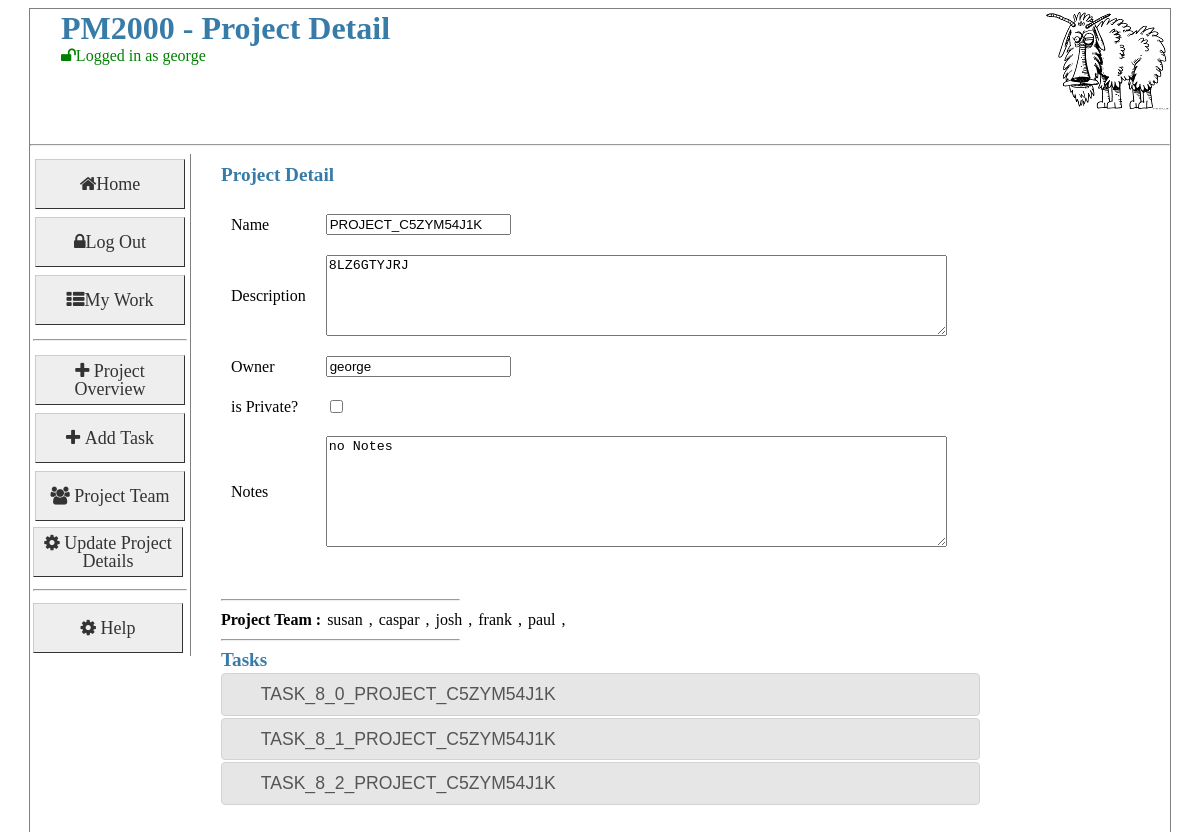
The app's page /showProjectDetail/id/9 (signed in), older data.
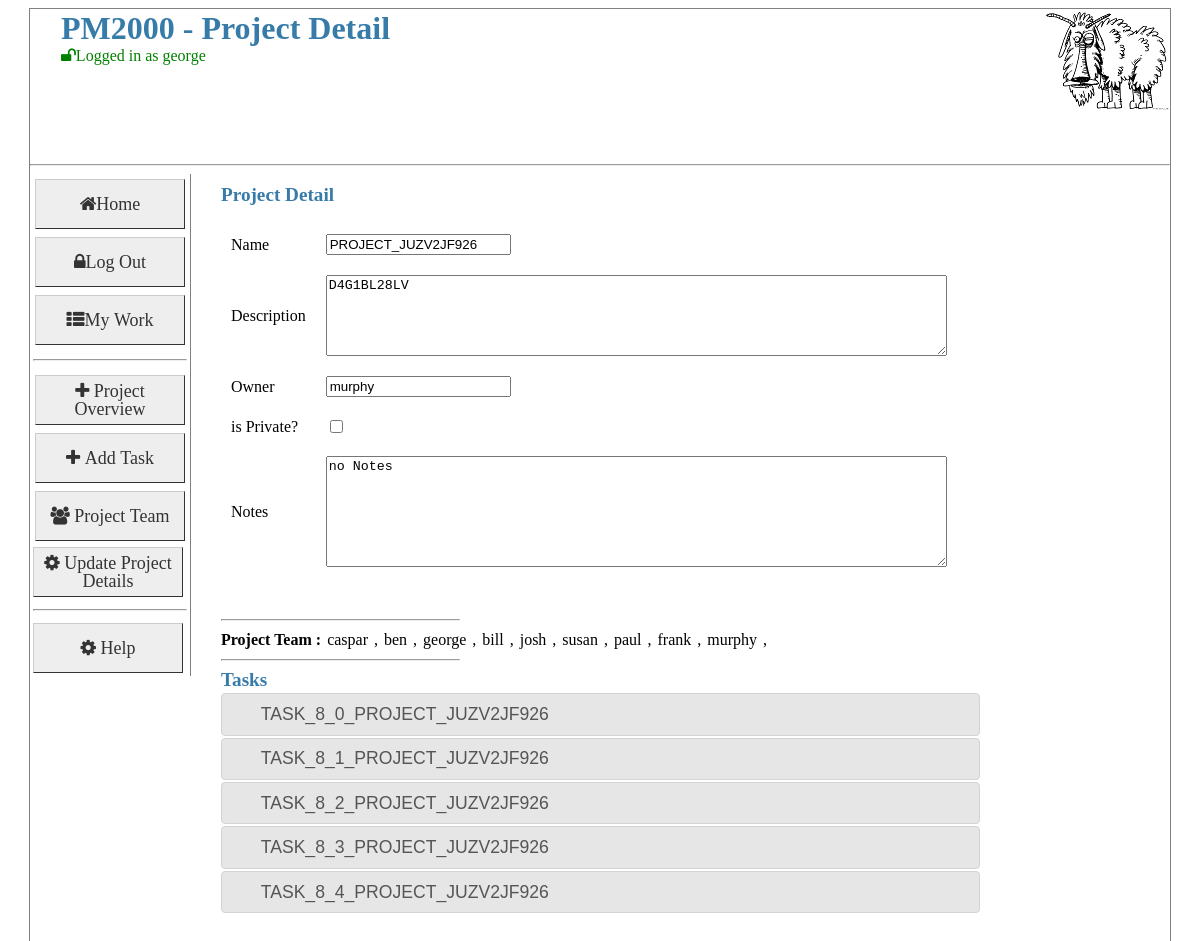
The same page, newer data.
### pm2000/dal/models.py (models this page shows, shortened)
class Projects(Base):
    __tablename__ = "projects"
    id: Mapped[int] = mapped_column(primary_key=True)
    name: Mapped[str] = mapped_column(String(250), nullable=False)
    desc: Mapped[str] = mapped_column(String(1024), nullable=True)
    notes: Mapped[str] = mapped_column(String(1024), nullable=True)
    dateOpened: Mapped[DateTime] = mapped_column(DateTime, nullable=False)
    dateClosed: Mapped[DateTime] = mapped_column(DateTime, nullable=True)
    is_private: Mapped[bool] = mapped_column(Boolean, default=False)
    is_hidden: Mapped[bool] = mapped_column(Boolean, default=False)
    project_owner_id: Mapped[int] = mapped_column(ForeignKey("actors.id"))
    project_owner: Mapped[Actors] = relationship()
    project_tasks_list: Mapped[List[Tasks]] = relationship()
    actors: Mapped[List[Actors]] = relationship(secondary="project_actors_link")
    def GetChildTasks(self):
        Logger.info("Project.GetChildTasks")
        _tasks = None
        try:
            _tasks = (
                db_session.query(Tasks)
                .filter(Tasks.project_id == self.id)
                .filter(Tasks.parent_id == None)
                .all()
            )
        except:
            Logger.exception("Project.GetChildTasks")
        return _tasks

class Actors(UserMixin, Base):
    __tablename__ = "actors"
    id: Mapped[int] = mapped_column(primary_key=True, autoincrement=True)
    name: Mapped[str] = mapped_column(String(250), nullable=False)
    user_name: Mapped[str] = mapped_column(String(250), nullable=False)
    email: Mapped[str] = mapped_column(String(250), nullable=True)
    password: Mapped[str] = mapped_column(String(250), nullable=False)
    role: Mapped[int] = mapped_column(Integer, nullable=False)
    is_verified: Mapped[bool] = mapped_column(Boolean, default=False)
    is_frozen: Mapped[bool] = mapped_column(Boolean, default=False)
    is_hidden: Mapped[bool] = mapped_column(Boolean, default=False)
    parent: Mapped[Projects] = relationship(back_populates="project_owner")
    projects: Mapped[List[Projects]] = relationship(
        "Projects", secondary="project_actors_link",viewonly=True
    )
    tasks:Mapped[List[Tasks]] = relationship("Tasks", secondary="task_actors_link",viewonly=True)
    @staticmethod
    def getActorBy_ID(_id):
        Logger.info("Actors.getActorBy_ID [%s]" % _id)
        actor = ""
        try:
            actor = Actors.query.filter(Actors.id == _id).one()
        except MultipleResultsFound as e:
            Logger.exception("Actors.getActorBy_ID Multiple Results Found")
        except NoResultFound as e:
            Logger.exception("Actors.getActorBy_ID no result")
        return actor

class Tasks(Base):
    __tablename__ = "tasks"
    id: Mapped[int] = mapped_column(primary_key=True)
    name: Mapped[str] = mapped_column(String(250), nullable=False)
    desc: Mapped[str] = mapped_column(String(2048), nullable=True)
    dateOpened: Mapped[DateTime] = mapped_column(DateTime, nullable=False)
    dateDue: Mapped[DateTime] = mapped_column(DateTime, nullable=True)
    dateClosed: Mapped[DateTime] = mapped_column(DateTime, nullable=True)
    priority: Mapped[Integer] = mapped_column(Integer, nullable=True)
    risk: Mapped[Integer] = mapped_column(Integer, nullable=True)
    md: Mapped[Integer] = mapped_column(Integer, nullable=True)
    is_hidden: Mapped[Boolean] = mapped_column(Boolean, default=False)
    strikeOut: Mapped[Boolean] = mapped_column(Boolean)
    closed_id:Mapped[int] = mapped_column(ForeignKey("closedAs.id"), nullable=True)
    project_id :Mapped[int]= mapped_column( ForeignKey("projects.id"), nullable=False)
    parent_id :Mapped[int]= mapped_column( ForeignKey("tasks.id"), nullable=True)
    owner_id :Mapped[int]= mapped_column( ForeignKey("actors.id"))
    child_comment = relationship("Comments")
    sub_task: Mapped[List[Tasks]] = relationship("Tasks", lazy="joined", join_depth=6)
    project = relationship("Projects", backref=backref("tasks", order_by=id),viewonly=True )
    actors :Mapped[List[Actors]]= relationship("Actors", secondary="task_actors_link" )

### pm2000/app/pm/main/views.py (the view, shortened to what this page needs)
@main.route('/showProjectDetail', methods=['GET','POST'])
@main.route('/showProjectDetail/id/<pid>', methods=['GET','POST'])
@login_required
def showProjectDetail(pid=None):
    if True:
        project=None
        form=FormProject()
        if pid is None:
            pid =getValueFromRequest(request,'prj')
            if pid is None:
                raise PmError("pid not defined")
        else:
            pass
        Logger.debug("showProject: %s" %(pid))
        if form.validate_on_submit():
            pid = form.pid.data
            project=Projects.query.filter(Projects.id==pid).one()
            Logger.debug ("updateing project")
            project.name=form.name.data
            project.desc=form.description.data
            project.notes=form.notes.data
            project.is_private=form.is_private.data
            project.is_hidden=form.is_hidden.data
            project.update()
            flash('Project updated')
        else:
            project=Projects.query.filter(Projects.id==pid).one()
        form.name.data          =project.name
        form.description.data   =project.desc
        form.owner.data         =project.project_owner.name
        form.is_private.data    =project.is_private
        form.is_hidden.data     =project.is_hidden
        form.notes.data         =project.notes
        form.pid.data           =pid
        return render_template('showProject.html', project=project,form=form)

### pm2000/app/pm/main/forms.py
class FormProject(FlaskForm):
    name=StringField('Name',validators=[DataRequired(message=u'*')])
    description=TextAreaField('Description',validators=[DataRequired(message=u'*')])
    owner=StringField('Owner',validators=[DataRequired(message=u'*')])
    is_private=BooleanField('is Private?')
    is_hidden=BooleanField('is Hidden?')
    notes=TextAreaField('Notes')
    pid=HiddenField('pid')

### pm2000/app/pm/main/views.py (called while the page is built)
@login_manager.user_loader
def load_user(user_id):
    Logger.debug("load_user:%s"%user_id)
    return Actors.getActorBy_ID(user_id)

@main.before_request
def make_session_permanent():
    Logger.debug( "before request")

@main.after_request
def save_data_to_session(response):
    return response

### pm2000/pm.py (called while the page is built)
@pm.template_filter('dateFilter')
def _jinja2_filter_datetime(date, fmt=None):
    format='%b %d, %Y'
    return date.strftime(format)

### pm2000/app/pm/templates/showProject.html (shortened to what this page needs)
{% extends "layout.html" %}
{% block pageTitle %}
 - Project Detail
{% endblock %}
{% block sidebar %}
    <tr><td><a href="{{url_for('main.showProjectOverview',pid=project.id)}}" class="button"><i class="fa fa-plus"> Project Overview</i></a></td></tr>
    {% if current_user.is_authenticated %}
        <tr><td><a href="{{url_for('main.projectAddTask',prj=project.id)}}" class="button"><i class="fa fa-plus"> Add Task</i></a></td></tr>
        <tr><td><a href={{url_for('main.ModifyProjectActors',prj=project.id)}} class="button"><i class="fa fa-users"> Project Team</i></a></td></tr>
        <tr><td><button onclick="sbmit_item()" class="button"><i class="fa fa-cog"> Update Project Details</i></button> </td></tr>
    {% endif %}
{% endblock %}
{% block content %}
<h2>Project Detail </h2>
        {% if project %}
           <form method="POST" id="new_prj_frm" action={{url_for('main.showProjectDetail',pid=project.id)}}>
              <div class=project>
                <table>
                <tr><td>{{form.name.label}}         </td> <td> {{form.name}}{{form.name.errors | first}}</td></tr>
                <tr><td>{{form.description.label}}  </td> <td> {{form.description(rows=5,cols=75)}}{{form.description.errors | first}}</td></tr>
                <tr><td>{{form.owner.label}}        </td> <td> {{form.owner(readonly=true) }}{{form.owner.errors | first}}</td></tr>
                <tr><td>{{form.is_private.label}}   </td> <td> {{form.is_private}}</td></tr>
                <tr><td>{{form.notes.label}}        </td> <td> {{form.notes(rows=7,cols=75)}}</td></tr>
                </table>
                </div>
            </form>
            <hr align="left" width="25%">
            <B> Project Team :</B>
                {% for a in project.actors %}
                <div class=user_display  title="Group membership TODO">{{a.name}}</div> ,
                {% endfor %}
            <hr align="left" width="25%">
             {% if project.GetChildTasks() %}
                <form action="/showTask" method="GET">
                <h2> Tasks</h2>
                <div class=project style="width:80%;">
                <div id="accordion">
                {% for t in project.GetChildTasks() %}
                        <h3>{{t.name }}</h3>
                {% endfor %}
                 </div>
                </div>
             {% endif %}
        {% else %}
            <h2> Sorry, no projects found! </h2>
        {% endif %}
{% endblock %}

### pm2000/app/pm/templates/layout.html (shortened to what this page needs)
<html>
<head>
{% if config.USE_LOCAL_JQUERY==True %}
    <link   rel="stylesheet" href="{{ url_for('static', filename='jquery/jquery-ui.css') }}">
{% else %}
    <link rel="stylesheet" href="//code.jquery.com/ui/1.11.4/themes/smoothness/jquery-ui.css">
    <script src="//code.jquery.com/jquery-1.10.2.js"></script>
    <script src="//code.jquery.com/ui/1.11.4/jquery-ui.js"></script>
{% endif %}
<link rel=stylesheet type=text/css   href="{{ url_for('static', filename='style.css') }}">
<link rel="stylesheet" type=text/css href="{{ url_for('static', filename='font-awesome-4.3.0/css/font-awesome.min.css') }}">
</head>
<body onload="init()">
<div class="parent">
    <div class=header>
    <img src="{{ url_for('static', filename=config.TITLE_IMAGE) }}" alt="" align="right" >
    <h1>{{ config.TITLE }}{% block pageTitle %}{% endblock %}</h1>
    {% if current_user.is_authenticated %}
         <font color="green"><i class="fa fa-unlock fa">Logged in as {{current_user.name}} {% if g.role %}With Role:{{g.role}}{% endif %}</i></font></br>
    {% else %}
         <font color="red"><i class="fa fa-lock fa">Not Logged In</i></font></br>
    {% endif %}
    </div>
    <hr>
    <div class="sidebar">
        <table border=0>
                <tr><td><a href={{url_for('.project_manager')}} class="button"><i class="fa fa-home">Home</i></a></td></tr>
            {% if current_user.is_authenticated %}
                <tr><td><a href={{url_for('.logout')}} class="button"><i class="fa fa-lock">Log Out</i></a></td></tr>
                <tr><td><a href={{url_for('.showMyWork')}} class="button"><i class="fa fa-th-list">My Work</i></a></td></tr>
            {% else %}
                <tr><td><a href={{url_for('.login')}} class="button"><i class="fa fa-unlock"> Log In</i></a></td></tr>
            {% endif %}
        <tr><td><hr></td></tr>
       {% block sidebar %} {% endblock %}
        <tr><td><hr></td></tr>
       <tr><td><button  type="button"  id="opener" class="button"> <i class="fa fa-cog" > Help </i></button></td></tr>
       </table>
    </div>
    <div class="content">
        {% block content %}{% endblock %}
   </div>
</div>
</body>
</html>

Row changes from the older to the newer data that the page shows:
no longer on this page (row edited): Tasks: name "TASK_8_0_PROJECT_C5ZYM54J1K"
no longer on this page (row edited): Tasks: name "TASK_8_1_PROJECT_C5ZYM54J1K"
no longer on this page (row edited): Tasks: name "TASK_8_2_PROJECT_C5ZYM54J1K"
now on one of the page's lists (row edited): Actors: name "george"
changed Projects "no Notes": name "PROJECT_C5ZYM54J1K" → "PROJECT_JUZV2JF926"
now on this page (row edited): Actors: name "ben"
now on this page (row edited): Actors: name "bill"
changed Actors "susan": moves down the list
changed Actors "paul": moves up the list
now on this page (row edited): Actors: name "murphy"
now on this page (row edited): Tasks: name "TASK_8_0_PROJECT_JUZV2JF926"
now on this page (row edited): Tasks: name "TASK_8_1_PROJECT_JUZV2JF926"
now on this page (row edited): Tasks: name "TASK_8_2_PROJECT_JUZV2JF926"
now on this page (row edited): Tasks: name "TASK_8_3_PROJECT_JUZV2JF926"
now on this page (row edited): Tasks: name "TASK_8_4_PROJECT_JUZV2JF926"
Text that changed along with them:
form field description: "8LZ6GTYJRJ" → "D4G1BL28LV"
form field owner: "george" → "murphy"
